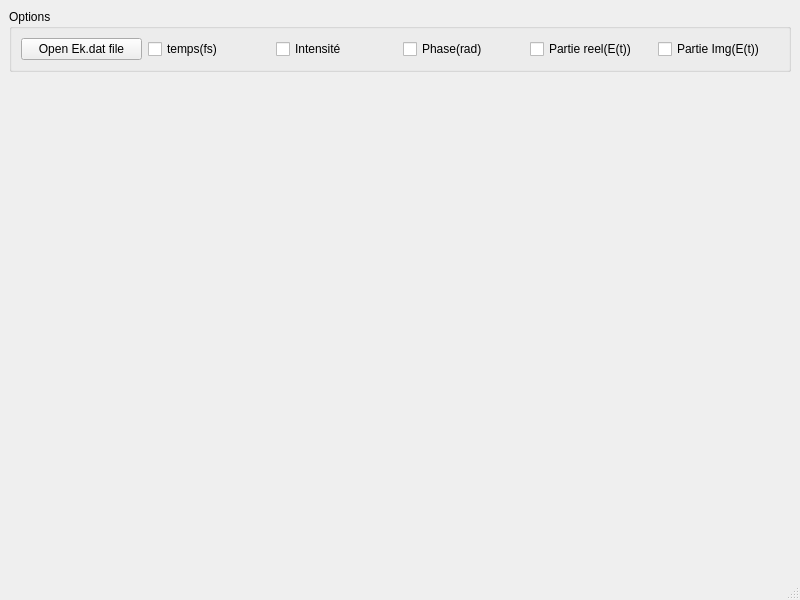
<?xml version="1.0" encoding="UTF-8"?>
<ui version="4.0">
 <class>MainWindow</class>
 <widget class="QMainWindow" name="MainWindow">
  <property name="geometry">
   <rect>
    <x>0</x>
    <y>0</y>
    <width>800</width>
    <height>600</height>
   </rect>
  </property>
  <property name="windowTitle">
   <string>Matplotlib with PyQt6</string>
  </property>
  <widget class="QWidget" name="centralWidget">
   <layout class="QVBoxLayout" name="verticalLayout">
    <item>
     <widget class="QGroupBox" name="groupBox">
      <property name="title">
       <string>Options</string>
      </property>
      <layout class="QHBoxLayout" name="verticalLayout_2">
       <item>
        <widget class="QPushButton" name="openButton">
         <property name="text">
          <string>Open Ek.dat file</string>
         </property>
        </widget>
       </item>
       <item>
        <widget class="QCheckBox" name="colonne1">
         <property name="text">
          <string>temps(fs)</string>
         </property>
        </widget>
       </item>
       <item>
        <widget class="QCheckBox" name="colonne2">
         <property name="text">
          <string>Intensité</string>
         </property>
        </widget>
       </item>
       <item>
        <widget class="QCheckBox" name="colonne3">
         <property name="text">
          <string>Phase(rad)</string>
         </property>
        </widget>
       </item>
       <item>
        <widget class="QCheckBox" name="colonne4">
         <property name="text">
          <string>Partie reel(E(t))</string>
         </property>
        </widget>
       </item>
        <item>
        <widget class="QCheckBox" name="colonne5">
         <property name="text">
          <string>Partie Img(E(t))</string>
         </property>
        </widget>
       </item>
      </layout>
     </widget>
    </item>
    <item>
     <widget class="QWidget" name="mplWidget" native="true">
      <property name="sizePolicy">
       <sizepolicy hsizetype="Expanding" vsizetype="Expanding">
        <horstretch>0</horstretch>
        <verstretch>0</verstretch>
       </sizepolicy>
      </property>
     </widget>
    </item>
   </layout>
  </widget>
  <widget class="QMenuBar" name="menuBar">
   <property name="geometry">
    <rect>
     <x>0</x>
     <y>0</y>
     <width>800</width>
     <height>22</height>
    </rect>
   </property>
  </widget>
  <widget class="QStatusBar" name="statusBar"/>
 </widget>
 <resources/>
 <connections/>
</ui>
